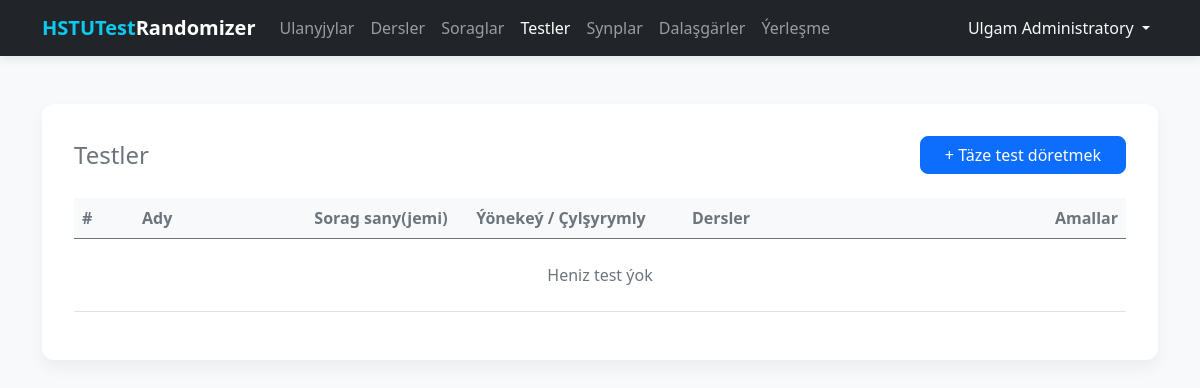
/tests/ (signed in), run on an earlier commit of the app's database.
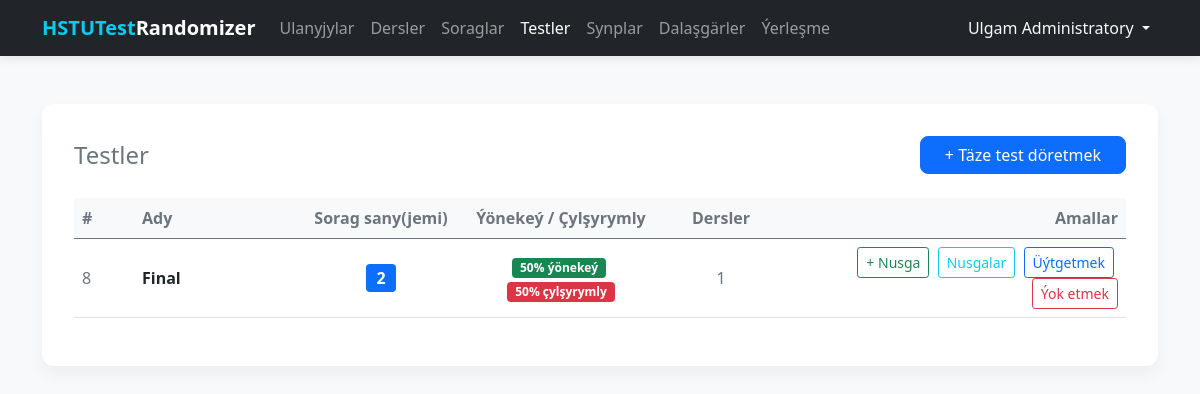
And on a later commit of the database.
### tables this page shows
CREATE TABLE users (
    id INTEGER PRIMARY KEY AUTOINCREMENT,
    full_name TEXT NOT NULL,
    username TEXT UNIQUE NOT NULL,
    password TEXT NOT NULL
);

CREATE TABLE tests (
    id INTEGER PRIMARY KEY AUTOINCREMENT,
    name TEXT NOT NULL,
    total_questions INTEGER NOT NULL,
    easy_percent INTEGER NOT NULL DEFAULT 50
        CHECK (easy_percent BETWEEN 0 AND 100)
);

### routes/tests.py (the view)
@tests_bp.route('/')
@login_required
def index():
    db = get_db_connection()
    tests = db.execute(
        '''
        SELECT
            t.id, t.name, t.total_questions, t.easy_percent,
            COUNT(ts.id) AS subject_count
        FROM tests t
        LEFT JOIN test_subjects ts ON ts.test_id = t.id
        GROUP BY t.id
        ORDER BY t.id DESC
        '''
    ).fetchall()
    db.close()
    return render_template('tests/list.html', tests=tests)

### database.py (called while the page is built)
def get_db_connection():
    conn = sqlite3.connect(DATABASE)
    conn.row_factory = sqlite3.Row
    return conn

### templates/tests/list.html
{% extends 'base.html' %}
{% block content %}
<div class="main-card">
    <div class="d-flex justify-content-between align-items-center mb-4">
        <h2 class="h4 mb-0 text-secondary">Testler</h2>
        <a href="{{ url_for('tests.create') }}" class="btn btn-primary px-4">
            + Täze test döretmek
        </a>
    </div>
    <div class="table-responsive">
        <table class="table table-hover align-middle">
            <thead class="table-light text-secondary">
                <tr>
                    <th style="width: 60px;">#</th>
                    <th>Ady</th>
                    <th style="width: 170px;" class="text-center">Sorag sany(jemi)</th>
                    <th style="width: 190px;" class="text-center">Ýönekeý / Çylşyrymly</th>
                    <th style="width: 130px;" class="text-center">Dersler</th>
                    <th class="text-end" style="width: 340px;">Amallar</th>
                </tr>
            </thead>
            <tbody>
                {% for t in tests %}
                <tr>
                    <td class="text-muted">{{ t.id }}</td>
                    <td>
                        <strong>{{ t.name }}</strong>
                    </td>
                    <td class="text-center">
                        <span class="badge bg-primary fs-6">{{ t.total_questions }}</span>
                    </td>
                    <td class="text-center">
                        <span class="badge bg-success me-1">{{ t.easy_percent }}% ýönekeý</span>
                        <span class="badge bg-danger">{{ 100 - t.easy_percent }}% çylşyrymly</span>
                    </td>
                    <td class="text-center text-muted">{{ t.subject_count }}</td>
                    <td class="text-end">
                        <form action="{{ url_for('tests.save_instance', id=t.id) }}" method="POST"
                              class="d-inline">
                            <button type="submit" class="btn btn-sm btn-outline-success me-1"
                                    title="Täze nusga ýatda saklamak">
                                + Nusga
                            </button>
                        </form>
                        <a href="{{ url_for('tests.instances', test_id=t.id) }}"
                           class="btn btn-sm btn-outline-info me-1" title="Ýatda saklanan nusgalar">
                            Nusgalar
                        </a>
                        <a href="{{ url_for('tests.edit', id=t.id) }}"
                           class="btn btn-sm btn-outline-primary me-1">Üýtgetmek</a>
                        <form action="{{ url_for('tests.delete', id=t.id) }}" method="POST"
                              class="d-inline"
                              onsubmit="return confirm('Testi ýok etmek «{{ t.name }}»?')">
                            <button type="submit" class="btn btn-sm btn-outline-danger">Ýok etmek</button>
                        </form>
                    </td>
                </tr>
                {% else %}
                <tr>
                    <td colspan="6" class="text-center py-4 text-muted">Heniz test ýok</td>
                </tr>
                {% endfor %}
            </tbody>
        </table>
    </div>
</div>
{% endblock %}

### templates/base.html (shortened to what this page needs)
<!DOCTYPE html>
<html lang="ru">
<head>
    <link rel="stylesheet" href="{{ url_for('static', filename='css/bootstrap.min.css') }}">
</head>
<body>
    <nav class="navbar navbar-expand-lg navbar-dark bg-dark">
        <div class="container">
            <a class="navbar-brand fw-bold" href="/">
                <span class="text-info">HSTUTest</span>Randomizer
            </a>
            <div class="collapse navbar-collapse" id="navbarNav">
                <ul class="navbar-nav me-auto">
                    {% if current_user.is_authenticated %}
                    <li class="nav-item">
                        <a class="nav-link {{ 'active' if request.endpoint == 'users.index' }}"
                            href="{{ url_for('users.index') }}">Ulanyjylar</a>
                    </li>
                    <li class="nav-item">
                        <a class="nav-link" href="{{ url_for('subjects.index') }}">Dersler</a>
                    </li>
                    <li class="nav-item">
                        <a class="nav-link" href="{{ url_for('questions.index') }}">Soraglar</a>
                    </li>
                    <li class="nav-item">
                        <a class="nav-link {{ 'active' if request.endpoint and request.endpoint.startswith('tests.') }}"
                            href="{{ url_for('tests.index') }}">Testler</a>
                    </li>
                    <li class="nav-item">
                        <a class="nav-link {{ 'active' if request.endpoint and request.endpoint.startswith('classrooms.') }}"
                            href="{{ url_for('classrooms.index') }}">Synplar</a>
                    </li>
                    <li class="nav-item">
                        <a class="nav-link {{ 'active' if request.endpoint and request.endpoint.startswith('students.') }}"
                            href="{{ url_for('students.index') }}">Dalaşgärler</a>
                    </li>
                    <li class="nav-item">
                        <a class="nav-link {{ 'active' if request.endpoint and request.endpoint.startswith('exam.') }}"
                            href="{{ url_for('exam.index') }}">Ýerleşme</a>
                    </li>
                    {% endif %}
                </ul>
                <ul class="navbar-nav">
                    {% if current_user.is_authenticated %}
                    <li class="nav-item dropdown">
                        <a class="nav-link dropdown-toggle text-light" href="#" id="userDropdown" role="button"
                            data-bs-toggle="dropdown">
                            {{ current_user.full_name }}
                        </a>
                    </li>
                    {% else %}
                    <li class="nav-item">
                        <a class="nav-link" href="{{ url_for('auth.login') }}">Ulgama girmek</a>
                    </li>
                    {% endif %}
                </ul>
            </div>
        </div>
    </nav>
    <div class="container">
        {% block content %}{% endblock %}
    </div>
</body>
</html>

### templates/base.html (style rules this page uses)
:root { --bg-color: #f8f9fa; }
body { background-color: var(--bg-color); font-family: 'Segoe UI', Tahoma, Geneva, Verdana, sans-serif; }
.navbar { box-shadow: 0 2px 10px rgba(0, 0, 0, 0.1); }
.main-card { background: #ffffff; border: none; border-radius: 12px; box-shadow: 0 0.5rem 1rem rgba(0, 0, 0, 0.05); padding: 2rem; margin-top: 2rem; }
.btn-primary { border-radius: 8px; }

What changed in the data, as far as the page shows it:
added tests: id "8", name "Final", total_questions "2", easy_percent "50", 100-t.easy_percent "50", subject_count "1"
Also different on the page:
text no longer shown: "Heniz test ýok"
